Frame 1 (no input): blank canvas, image omitted
Frame 60 (no input): blank canvas, image omitted
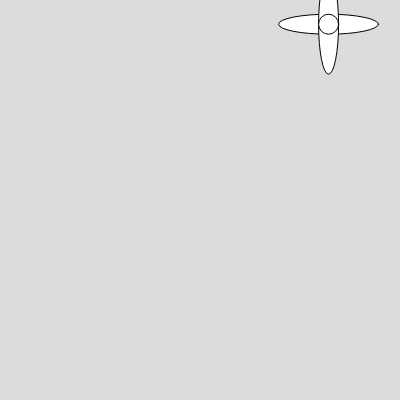
Frame 120 (the mouse pressed at the canvas centre since frame 60)

The p5.js sketch whose frames 1 and 60 were blank and that drew this single picture after the mouse press (run headless with seeded random() and noise() and a simulated clock; from frame 60 on, the mouse is pressed at the canvas centre):

// p5.js sketch
// ── sketch.js
// let myFlower;
// function setup(){
//   createCanvas(400,400);
//   myFlower = new Flower(200,200);

// }

// function draw(){
//   background(220);
//   myFlower.drawFlower();
// }






// steps
// click somewhre -> mousePressed
// create a flower at mouse position-> let variable = newFlower(mouseX,mouseY)
// let variable = new Flower (mouseX, mouseY)

let flowers = [];
function setup(){
  createCanvas(400,400);


}

function draw(){
  background(220);
  for( let i = 0; i<flowers.length; i++){
    flowers[i].moveFlower();
    flowers[i].drawFlower();
  }
}

function mousePressed(){
  let tempFlower = new Flower(mouseX,mouseY, random(-5,5), random(-5,5));
  flowers.push(tempFlower);
}
// ── flower.js
class Flower{
  constructor(x,y, xSpeed, ySpeed){
    this.x = x;
    this.y = y;
    this.xSpeed = xSpeed;
    this.ySpeed = ySpeed;

  }
  drawFlower(){

  ellipse(this.x, this.y, 100,20);
  ellipse(this.x, this.y, 20,100);
  ellipse(this.x, this.y, 20);

  }

  moveFlower(){
    this.x += this.xSpeed;
    this.y += this.ySpeed;
  }

}
